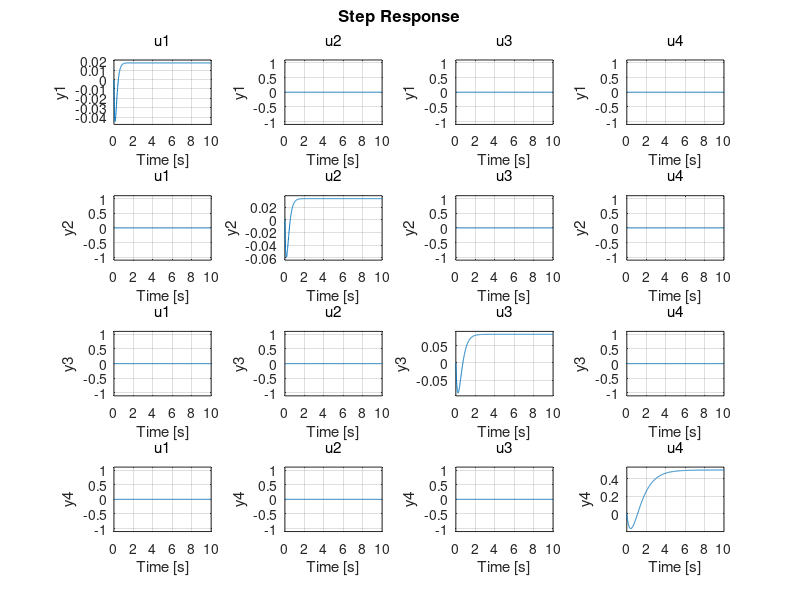

Write the MATLAB code that produced this figure.
close all; clc
clear

A = [0 1 0 0 0 0 0 0;
     0 0 0 0 0 0 0 0;
     0 0 0 1 0 0 0 0;
     0 0 0 0 0 0 0 0;
     0 0 0 0 0 1 0 0;
     0 0 0 0 0 0 0 0;
     0 0 0 0 0 0 0 1;
     0 0 0 0 0 0 0 0];
alpha = 2;
S = 1;
B = [0 0 0 0;
     1 0 0 0;
     0 0 0 0;
     0 1 0 0;
     0 0 0 0;
     0 0 1 0;
     0 0 0 0;
     0 0 0 1];

C = [1 -1 0 0 0 0 0 0;
    0 0 1 -1 0 0 0 0;
    0 0 0 0 1 -1 0 0;
    0 0 0 0 0 0 1 -1];
D = zeros(size(C,1),size(B,2));
states = {'x1', 'h1','x2','h2','x3','h3','x4','h4'};
%inputs = {'ux1', 'uh1','ux2','uh2','ux3','uh3','ux4','uh4'};
inputs = {'u1','u2','u3','u4'};
outputs = {'p1','p2','p3','p4'};
sysc = ss(A,B,C,D);
%step(sysc);

% Define desired eigenvalues for the closed-loop system
des_eigs = [-1 -2 -3 -4 -5 -6 -7 -8];

% Design a state feedback controller
K = place(A,B,des_eigs);

% Define the simulation time and initial state
t = 0:0.01:10;
x0 = [ones(8,1); zeros(8,1)];

% Simulate the closed-loop system
sys = ss(A-B*K, B, C, 0);

%t = 0:0.001:0.05;
sys_cl = ss(A-B*K,B,C,D);
step(sys_cl,t)

%Lqr
Q = 0.05*eye(8);
%R = eye(4);
R=diag([1 10 100 1000]);
U2 = lqr(A-B*K,B,Q,R);

%Observer design

%parameters G and H
G = eye(4); %because 4 states so 4 disturbances (p = n)
H = zeros(4,4); %4 outputs so 0 matrix of 4 x 4

%covariance matrices, process Q, measurement R
Qcov = diag(0.00001*ones(1,4));%Q is 4x4
Rcov = diag(1000*ones(1,4));%R is 4x4
%Bnew = [Bol*G]
sys_kf = ss(A,B*G,C,D*H);
%Obtain Kalman gain L and P,assume W and v are uncorrelated
[kest,L,P] = kalman(sys_kf,Qcov,Rcov,0);
%check the value of L that matlab returns
%Compare L_bar to L(Should be equal)
L_gain = (A*P*C')/(C*P*C'+Rcov);
Error = norm(abs(L_gain-L));
%Assess the stability
Acb = A-L*C;
eig(Acb);
